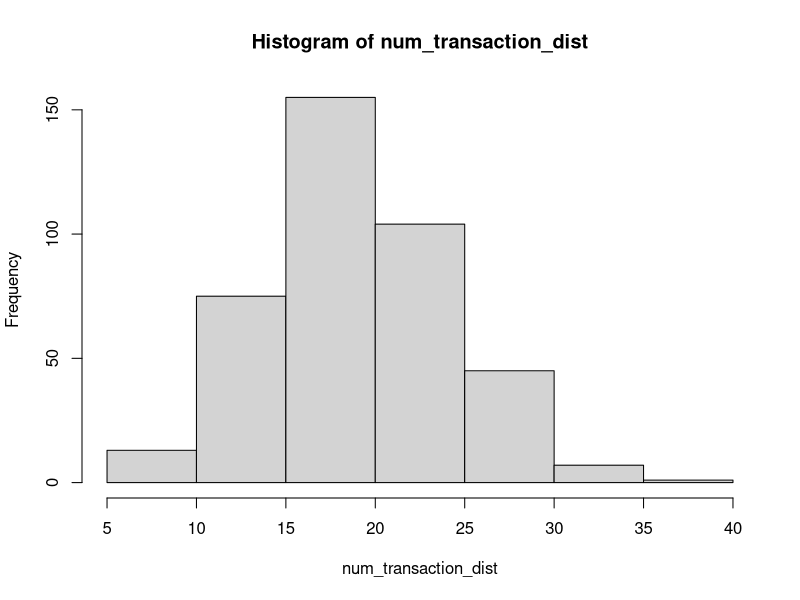
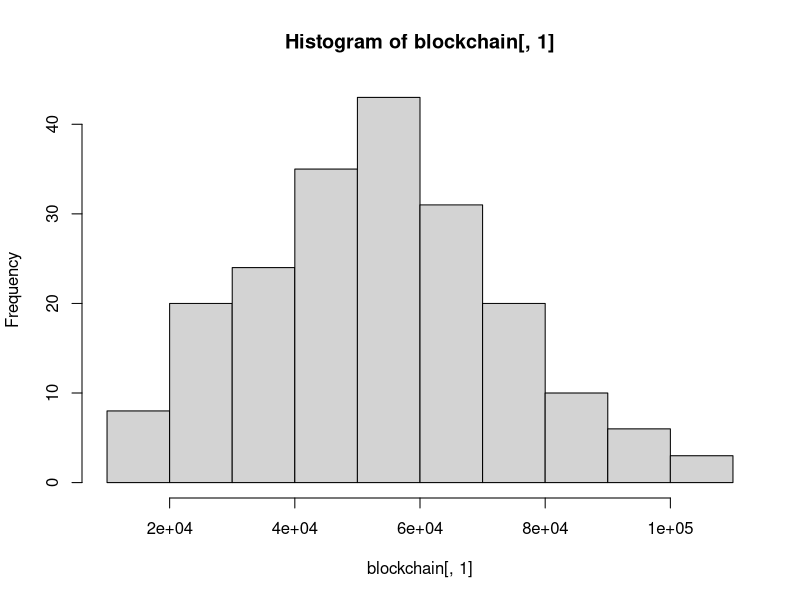

Write R code to recreate these figures, in order.
# Monero dynamic blocksize simulator script
# 2017 Gingeropolous

# install.packages("ggplot2")
# install.packages("reshape")

#Only this one is necessary. Tried the above to to try and get some graphs but lost patience. 
# install.packages("digest")

library(digest)
#library(adagio)
# require(ggplot2)
# require(reshape)

setwd("/home/user/Desktop/r-blockchain-sim/")
# sink('blocksim_output.txt')


# PARAMETERS TO MODIFY
tx_mean <- 20 # mean number of transactions to add to txpool during each block
tx_sd <- 5 # standard deviation for that 
# Our Transaction Number Distribution. Just run these lines to see the distribution
num_transaction_dist <- floor(rnorm(400, mean=tx_mean, sd=tx_sd))
hist(num_transaction_dist)

num_blocks <- 20 # Number of blocks to run simulation. 720 = 1 day
default_mult <- 4 # The default fee multiplier
spike_factor <- 3 # The multiplier of simulated transaction spikes that defy the normal distribution
wallet_auto_fee <- FALSE # When I figure out how to code the auto fee I'll play with it

gen_coins <- 14092278e12 # Total generated coins grabbed from moneroblocks.info circa 3/12/2017
plus_one <- FALSE # This triggers the experimental +1 policy, where there is no fee

# Formulas and parameters that can be modified 

ref_base <- 10e12
CRYPTONOTE_BLOCK_GRANTED_FULL_REWARD_ZONE_V2 <- 60000 # new on is 300000, old one is 60000
fee_factor <- 0.004e12

# Write the new start of the blockchain text file
cat(c(date(),"New blockchain run","Number of blocks",num_blocks,"default multiplier",default_mult,"spike factor",spike_factor,"tx_mean",tx_mean,"tx_sd",tx_sd) , file = "live_blockchain.txt", sep = "\n", fill = FALSE, labels = NULL, append = FALSE)


#Formula sources

#From: https://en.wikipedia.org/wiki/Monero_(cryptocurrency)#Features
# max(0.6, floor((tot_coins − gen_coins)*2e−19)*10e−12)
# max(0.6, floor((M − A)×2−19)×10−12) XMR, with M = 264 − 1 and A = 1012 times the amount of XMR already emitted).


#From: http://monero.stackexchange.com/questions/2531/how-does-the-dynamic-fee-calculation-work
#fee = (R/R0) * (M0/M) * F0
#R: base reward
#R0: reference base reward (10 monero)
#M: block size limit
#M0: minimum block size limit (60000)
#F0: 0.002 monero

#From: https://github.com/monero-project/monero/pull/1276/files#diff-1279d7b0ddc432573cd2bd8c6e632c1fR2718
# uint64_t unscaled_fee_per_kb = (DYNAMIC_FEE_PER_KB_BASE_FEE * CRYPTONOTE_BLOCK_GRANTED_FULL_REWARD_ZONE_V2 / median_block_size);

# These shouldn't be modified
size_block_template <- 0 # Don't modify
tot_coins <- 0xffffffffffffffff # Grabbed from moneromooos thing. Hooray R can read this nonsense

# Create a tx_pool, where each transaction is merely identified by the fee multiplier associated with it
# Transactions will be added to the pool by appending to it, so the higher index of the transaction, the newer the transaction
# tx_pool <- c() # should declare empty? screw it, we're not concerned with memory performance
#I think this should be a matrix

tx_pool <- matrix(NA,ncol = 5)

# Tx pool format:
# Col 1: block entered
# Col 2: fee
# Col 3: hash
# Col 4: tx_size, currently fixed, but will at some point be variable
# Col 5: fee multiplier

# Create a blockchain, and boostrap it with a median as pulled from the existing blockchain
blockchain <- matrix(NA,nrow=200, ncol = 10)
blockchain[,1] <- (rnorm(200, mean=51983.5, sd=20000))
hist(blockchain[,1])

# Block header format
# Col 1: block size
# Col 2: Number of transactions
# Col 3: unmodified base reward
# Col 4: Penalty
# Col 5: Total fees
# Col 6: Final block reward
# Col 7: Remaining transaction in txpool
# Col 8: Number transaction entered into pool in this block
# Col 9: Max age of transaction that was added to this block
# Col 10: Median past 100

bcnames <- c("Block Size","Transactions in block","Base Reward","Block Penalty","Fees in Block","Total Block Reward with Fees","Remaining of txs in txpool","Num transactions entered into txpool","Oldest.tx","Median100")

tmpltnames <- c("Blocktime added to txpool","Fee","Hash","Size","Multiplier")


# This is the beginning of the simulated blockchain. It will run num_blocks many times.
for (i in 1:num_blocks) {
  print("Beginning of block loop")
  print(i)
  #Take care of base reward!
  base_reward <-( tot_coins - gen_coins ) * 2^-19 
  if (base_reward < 600000000000) { base_reward <- 600000000000 }
  
  # Lets generate some fake numbers!
  
  # Number of transactions being created by users and added to the txpool in this block
  num_tx <- rnorm(1, mean=tx_mean, sd=tx_sd) # Genernate the number of transactions that are getting into the mempool during this block
  if (num_tx < 0 ) {num_tx <- 0} # If the numberis below 0, then force to 0. Skews the distribution to 0,
  if (i ==1 ) {num_tx <- 10} # Prevents dimension problem if first transaction pool is 0
  
  # A random function to create large influxes of transactions that defy the normal distribution, spike
  
  spike <- runif(1) # Probability of pool dump randomizer, or just large transaction entrance
  if (spike > 0.95 ) {num_tx <- num_tx*spike_factor}
  
  num_tx=floor(num_tx*(1+sin(i/180)))
  
  #pprint("Number of transactions")
  #print(num_tx)
  
  # What is the current size of the transaction pool
  tx_pool_num <- nrow(tx_pool)

  # What is the current median of the last 100 blocks
  size_of_blockchain <- nrow(blockchain)
  last_100 <- c(blockchain[(size_of_blockchain-99):size_of_blockchain],1)
  med_100 <- as.numeric(median(last_100))
  cat(c("Original med_100 calc:",med_100) , file = "live_blockchain.txt", sep = "\n", fill = TRUE, labels = NULL, append = TRUE)
  if (med_100 < CRYPTONOTE_BLOCK_GRANTED_FULL_REWARD_ZONE_V2) {med_100 <- CRYPTONOTE_BLOCK_GRANTED_FULL_REWARD_ZONE_V2}

  #Lets try the per kb fee
  #The one below, as documented on the SE and on bitcointalk, doesn't seem to actually be implemented in the code
  #fee <- (base_reward/ref_base)*(min_block/block_size_limit)*fee_factor  
  #This one seems to be implemented
  # unscaled_fee_per_kb = (DYNAMIC_FEE_PER_KB_BASE_FEE * CRYPTONOTE_BLOCK_GRANTED_FULL_REWARD_ZONE_V2 / median_block_size);
 
  # From jollymorts work: https://github.com/JollyMort/monero-research/blob/master/Monero%20Dynamic%20Block%20Size%20and%20Dynamic%20Minimum%20Fee/Monero%20Dynamic%20Block%20Size%20and%20Dynamic%20Minimum%20Fee%20-%20DRAFT.md
  
  # F_mc = (R / R_0) * (M_0 / M) * F_0
  #where R_0 = 10 monero is the reference base reward, and F_0 = 0.002 monero / kB.
  # where R is the base block reward, B the block size and M the median block size of the last 100 blocks. The penalty doesn't come in effect unless B > M_0, where M_0 = 60000 bytes is the minimum penalty-free block size. Maximum allowed block size is 2 * M, at which the full base block reward is witheld.
  R <- base_reward
  R_0 <- 10e12
  M <- med_100
  M_0 <- CRYPTONOTE_BLOCK_GRANTED_FULL_REWARD_ZONE_V2
  F_0 <- fee_factor
  
  perkb_fee = (R / R_0) * (M_0 / M) * F_0
  
  # perkb_fee <- fee_factor*CRYPTONOTE_BLOCK_GRANTED_FULL_REWARD_ZONE_V2/med_100
  mult <- default_mult
  # Lets try simulating transactions being created during this block    

    for (p in 1:num_tx) {  
    
    # These are some really quanticed transactions!
    tx_size_random <- runif(1) 
    if(tx_size_random <= 0.5) {tx_base <- 12.65
    } else if (tx_size_random > 0.5 && tx_size_random <= 0.75) {tx_base <- 49.89
    } else if (tx_size_random > 0.75 && tx_size_random <= 0.85) {tx_base <- 23.57
    } else if (tx_size_random > 0.85 && tx_size_random <= 0.90) {tx_base <- 17.06
    } else if (tx_size_random > 0.90 && tx_size_random <= 0.98) {tx_base <- 37.58
    } else if (tx_size_random > 0.98 && tx_size_random <= 1.00) {tx_base <- 62.58
    } else {tx_base <- 12.66}
    
    tx_size <- rnorm(1, mean=(tx_base*1024), sd=1024) 
    #hist(rnorm(500, (tx_base*1024), sd=256))
    
    
    if (wallet_auto_fee == TRUE) {
      # skip for now. Need to add back in if tx_pool_size > med_100
    } else {
      transaction <- c(i,mult*perkb_fee*(tx_size/1024),digest(runif(1),algo="md5"),tx_size,mult) # Add the transaction to the mempool, 
      # Where the transaction is identified by the block # its added in, the fee multiplier, a random hash, and the transaction size
      tx_pool <- rbind(tx_pool,transaction) 
    }
  }
  
  # OK, lets try to make a block and add it to the chain and delete the transactions from the transaction pool
  # This is gonna be a bitch
  
  tx_pool_copy <- tx_pool # Lets not mess with the main transaction pool. This is useless. Dunno why I copied.
  block_template <- matrix(NA, ncol = 5)
  # initiate the block template, creating a random hash, and the size comes from 0.0928*1024
  block_template[1,] <- c(0,0,digest(runif(1),algo="md5"),95.0272,0) 
  #print("Before blockfill loop")
  #print(block_template)
  
  countloop <- 0 # Was for debugging how many times the blockfill loop ran
  
  if (nrow(tx_pool_copy) == 0) {print("Tx pool empty") # Empty transactions pools cause the sim to break
    } else {
  
  # blockfill can be found here
  #  https://github.com/monero-project/monero/blob/c642d3224c65c993ded9423358c818b83b7d74b9/src/cryptonote_core/tx_pool.cpp#L609  
  # On review, that algo seems to prioritize by fee and then by age of transaction. 
    
  repeat { # This is the beginning of the block template loop
    countloop <- countloop + 1 # This was for debugging. Shows how many times it takes to fill a block
    size_block_template <- sum(as.numeric(block_template[,4]))
    cat(c("Countloop: ",countloop," Original size_block_template:",size_block_template) , file = "live_blockchain.txt", sep = "\n", fill = TRUE, labels = NULL, append = TRUE)
  # First, we'll see if there are any high fee transactions in the mempool
    
    if (nrow(tx_pool_copy) == 0) { # Introduced because buggy if txpool gets emptied by blockfilling process 
      print("Tx pool empty and detected in blockfill loop")
      break 
      } else {
    
    # This culls any transactions that force the block to 2x median. Kind of useless maybe
    # new_cand_size <- size_block_template + as.numeric(tx_pool_copy[,4])
    # too_big_index <- which(new_cand_size[] > (2*med_100))
    # if (length(too_big_index) > 0 && length(too_big_index) < (nrow(tx_pool_copy)-1)) 
    # {
    #   tx_pool_copy <- tx_pool_copy[-too_big_index,,drop = FALSE]
    # }
    # else if (length(too_big_index) == nrow(tx_pool_copy)) 
    {
      #print("All the txs are tooooo BIG!")
    } # Let the if/thens below take care of the break

    # B <- size_block_template + as.numeric(tx_pool_copy[1,4])
    
    # P_current = R * ((B / M) - 1) ^ 2
    
    # Column 6: shows the difference between the current median and the new potential blocksize with the transaction added
    tx_pool_comp <- cbind(tx_pool_copy,c(M-size_block_template))
    # Column 7: This line will calculate P_current if the transaction is added to the block
    # R * ( (B / M) - 1) ^ 2
    tx_pool_comp <- cbind(tx_pool_comp,c(R * ( ( (as.numeric(tx_pool_comp[,4]) + size_block_template / med_100) -1 ) ^ 2 )))
    # Column 8: This line will calculate the total blockreward if the transaction is added to the block template
    tx_pool_comp <- cbind(tx_pool_comp,c(as.numeric(tx_pool_comp[,2])+base_reward-as.numeric(tx_pool_comp[,7])))
    
    tx_pool_comp <- tx_pool_comp[complete.cases(tx_pool_comp),,drop=FALSE] # Get rid of the goddamned NA
    tx_pool_copy <- tx_pool_copy[complete.cases(tx_pool_copy),,drop=FALSE] # Get rid of the goddamned NA
    
    # For reference
    # P_current = R * ((B / M) - 1) ^ 2
    # F_mc = (R / R_0) * (M_0 / M) * F_0
    # where R_0 = 10 monero is the reference base reward, and F_0 = 0.002 monero / kB.
    # where R is the base block reward, B the block size and M the median block size of the last 100 blocks. The penalty doesn't come in effect unless B > M_0, where M_0 = 60000 bytes is the minimum penalty-free block size. Maximum allowed block size is 2 * M, at which the full base block reward is witheld.
    # This is used in the final if statement. Need to modify to match the other penalize calculation
  
    # TX_POOL_COMP format
    # Col 1: block entered
    # Col 2: fee
    # Col 3: hash
    # Col 4: tx_size
    # Col 5: fee multiplier 
    # Col 6: size difference: Median - new candidate block with this transaction
    # Col 7: P_current if this transaction is added to the current block template
    # Col 8: Total block reward if this transaction is added to block template
    
    #find the highest fee multiplier and subset the pool into a high multiplier pool
    highest_mult <- max(as.numeric(tx_pool_comp[,5])) # find the highest fee MULTIPLIER
    high_mult_index <- c(which(as.numeric(tx_pool_comp[,5]) == highest_mult)) # Get row indexes of all the transactions with this multiplier
    high_mult_pool <- rbind(tx_pool_comp[high_mult_index,]) # Create sub matrix of the high transactions
    block_ordered_pool <- high_mult_pool[sort.list(high_mult_pool[,1]),,drop=FALSE] # Sort the high fee subset by when they were added to the tx pool
    
    # Could be a way to do all this without copying the data. Sort a bunch of vectors or something. 
    
    # Need to use the difference between median and current blocksize to subset pool for candidates and then sort that pool by block age
    
    cat("TX_POOL_COMP" , file = "live_blockchain.txt", sep = "\n", fill = TRUE, labels = NULL, append = TRUE)
    write.table(tx_pool_comp, file="live_blockchain.txt", row.names=FALSE, col.names=FALSE, append = TRUE, quote=FALSE, sep = "\t")
    
    if (size_block_template + as.numeric(block_ordered_pool[1,4]) <= med_100) {
      #So this is the easiest. If the block is lower than the median, we just add most recent and highest fee (would be the most profitable)
      #print("First if")
      #print(countloop)
      #print(block_ordered_pool[1,]) # For logging
      print("First if triggered")
      new_transaction <- block_ordered_pool[1,1:5]
      P_current <- 0
      
      } else if (size_block_template + as.numeric(block_ordered_pool[1,4]) > med_100) {
        print("Second if triggered - standard addition goes over median")
        highest_gain <- max(as.numeric(tx_pool_comp[,8]))
        stuff_index <- c(which(as.numeric(tx_pool_comp[,4]) <= as.numeric(tx_pool_comp[,6])))
        if (length(stuff_index >= 1)) {
          print("First sub-if. Things can still fit in the block, just not the one that should go in based on transaction age")
          stuff_pool <- tx_pool_comp[stuff_index,,drop=FALSE] # Extract the transactions that will fit
          block_ordered_stuff <- stuff_pool[sort.list(stuff_pool[,1]),,drop=FALSE] # Sort these based on their block age
          new_transaction <- block_ordered_stuff[1,1:5]
          P_current <- 0
        } else if (highest_gain >= 0) {
          print("Second sub-if. A normal ordered transaction can't fit, we can't stuff another in, but there is a high gain transaction")
          high_gain_index <- c(which(as.numeric(tx_pool_comp[,8]) == highest_gain)) # Get row indexes of all the transactions with this gain
          if (length(high_gain_index) > 1) {high_gain_index <- high_gain_index[1]} # In future can make this random but screw it for now
          new_transaction <- tx_pool_comp[high_gain_index,1:5]
          P_current <- as.numeric(tx_pool_comp[high_gain_index,7])
          
        } else {
          print("Break out of blockfill because over median and no gain possible")
          break
      }
    } else { 
      print ("No blockfill conditions met at all")
      break
      }
    
    block_template <- rbind(block_template,new_transaction) # Add a transaction to the block template
    tx_index <- which(tx_pool_copy[,3] == new_transaction[3]) # Use the hash identifier to get index of transaction in original txpool
    tx_pool_copy <- tx_pool_copy[-tx_index,,drop = FALSE] # delete this transaction from the tx_pool_copy, drop=FALSe prevents the fucker from turning into a vector
    
 } # end of second else for the tx_pool being non-empty
 } # This is the end of the Repeat Loop for creating a block template
  } # end of first else for the tx_pool being non-empty
  
    newblocksize <- sum(as.numeric(block_template[,4]))
    newblocktx <- nrow(block_template)
    new_base_reward <- base_reward - P_current
    newblockfees <- sum(as.numeric(block_template[,2]))
    newblockreward <- base_reward - P_current + newblockfees

    
  #print("We made it out of the blockfill loop")
  # Block header format
  # Col 1: block size
  # Col 2: Number of transactions
  # Col 3: unmodified base reward
  # Col 4: Penalty
  # Col 5: Total fees
  # Col 6: Final block reward
  # Col 7: Remaining transaction in txpool
  # Col 8: Number transaction entered into pool in this block
  # Col 9: Max age of transaction that was added to this block
  # Col 10: Median 100
  
  # Lets add a new block to the chain !!!
  
  newblock <- c(newblocksize,newblocktx,new_base_reward,P_current,newblockfees,newblockreward,(nrow(tx_pool_copy)),num_tx,i-max(as.numeric(block_template[,1])),med_100)
  #print(newblock)
  blockchain <- rbind (blockchain,newblock)
  
  colnames(block_template)<-tmpltnames
  
  tx_pool <- tx_pool_copy
  cat("New block being added" , file = "live_blockchain.txt", sep = "\n", fill = FALSE, labels = NULL, append = TRUE)
  cat(c(bcnames,"\n"), file = "live_blockchain.txt", sep = "\t", fill = FALSE, labels = NULL, append = TRUE)
  cat(c(newblock,"\n"), file = "live_blockchain.txt", sep = "\t", fill = FALSE, labels = NULL, append = TRUE)
  cat("Block Template" , file = "live_blockchain.txt", sep = "\n", fill = TRUE, labels = NULL, append = TRUE)
  cat(c(tmpltnames,"\n"), file = "live_blockchain.txt", sep = "\t", fill = TRUE, labels = NULL, append = TRUE)
  write.table(block_template, file="live_blockchain.txt", row.names=FALSE, col.names=FALSE, append = TRUE, quote=FALSE, sep = "\t")
  
  #print("Iteration")
  #print(i)
  #print("New Block Info")
  #print(newblock)
  
  gen_coins <- gen_coins + new_base_reward
  
  # Rest all these variables
  #Sys.sleep(1)
} # End of primary for loop

synth_blockchain <- blockchain[complete.cases(blockchain),]


#matplot(synth_blockchain,type="l",)
#legend("bottom", inset=.05, legend=bcnames, pch=1, col=c(2,4), horiz=FALSE)

nums <- seq(1,nrow(synth_blockchain),1)
#synth_blockchain <- cbind(synth_blockchain,nums)
colnames(synth_blockchain)<-bcnames
bcdf <- data.frame(synth_blockchain,row.names=nums)

#sink()

write.table(bcdf, file = "blockchain.txt", append = FALSE, quote = TRUE, sep = "\t",
            eol = "\n", na = "NA", dec = ".", row.names = FALSE,
            col.names = TRUE, qmethod = c("escape", "double"))

write.table(tx_pool, file = "finaltxpool.txt", append = FALSE, quote = TRUE, sep = "\t",
            eol = "\n", na = "NA", dec = ".", row.names = FALSE,
            col.names = TRUE, qmethod = c("escape", "double"))

#plot(synth_blockchain[,1], type="o", col="blue")
